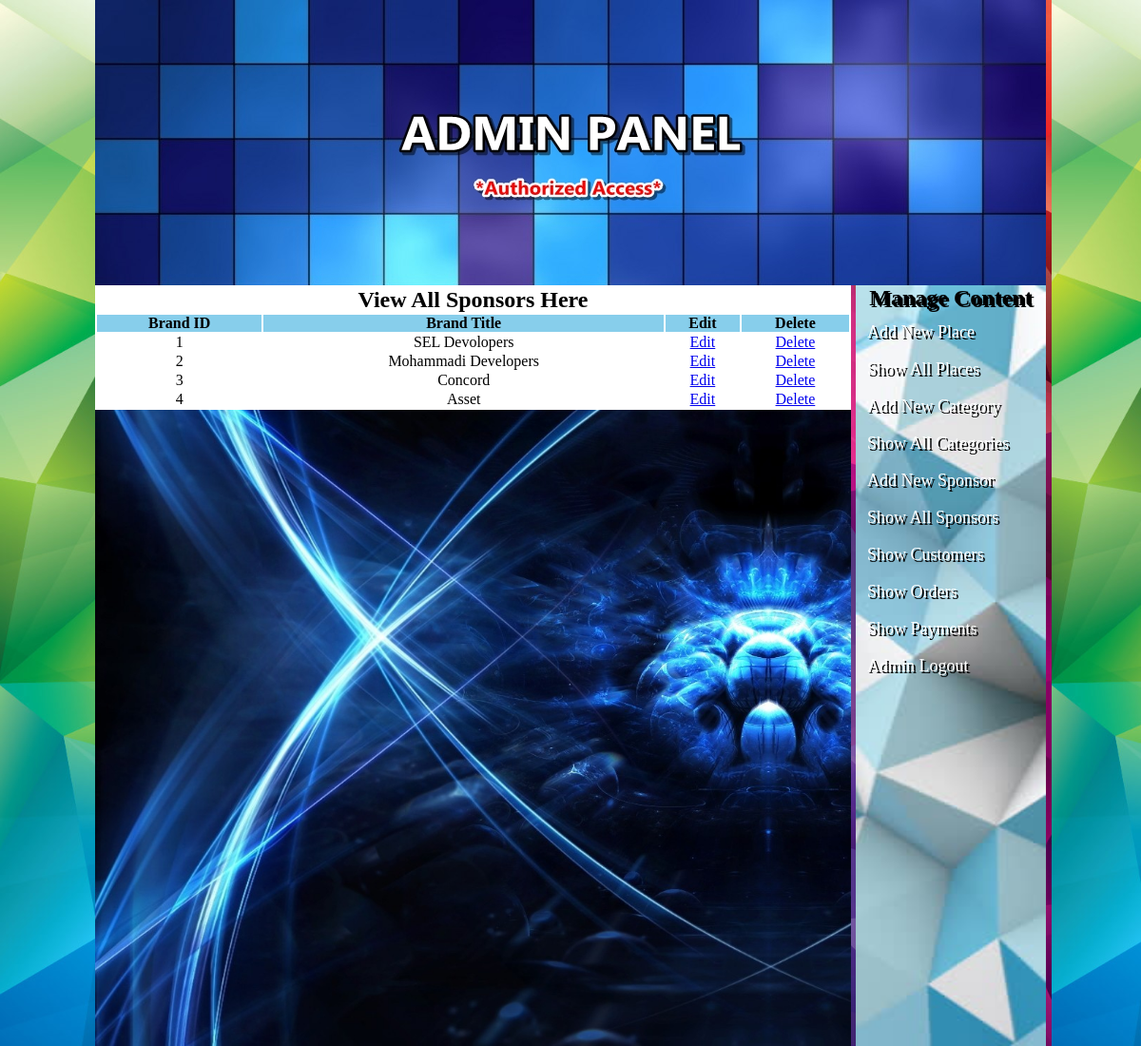
Page /admin_area/index.php?view_brands (signed in) on the committed database.
### tables this page shows
CREATE TABLE `brands` (
  `brand_id` int(100) NOT NULL,
  `brand_title` varchar(255) NOT NULL
);

### admin_area/view_brands.php (the view)
<table width="795" align="center" bgcolor="white">
	<tr align="center" bgcolor="white">
		<td colspan="6"><h2>View All Sponsors Here</h2></td>
	</tr>
	<tr align="center" bgcolor="skyblue">
		<th>Brand ID</th>
		<th>Brand Title</th>
		<th>Edit</th>
		<th>Delete</th>
	</tr>
	<?php
	include("includes/db.php");
	$get_brand = "SELECT * FROM `brands`";
	$run_brand = mysqli_query($con, $get_brand);
	$i = 0;
	while ($row_brand=mysqli_fetch_array($run_brand)){
		$brand_id = $row_brand['brand_id'];
		$brand_title = $row_brand['brand_title'];
		$i++;
	?>
	<tr align="center">
		<td><?php echo $i;?></td>
		<td><?php echo $brand_title;?></td>
		<td><a href="index.php?edit_brand=<?php echo $brand_id; ?>">Edit</a></td>
		<td><a href="delete_brand.php?delete_brand=<?php echo $brand_id;?>">Delete</a></td>
	</tr>
	<?php } ?>
</table>

### admin_area/styles/style.css (style rules this page uses)
urhtml, body, div, span, applet, object, iframe, h1, h2, h3, h4, h5, h6, p, blockquote, pre, a, abbr, acronym, address, big, cite, code, del, dfn, em, img, ins, kbd, q, s, samp, small, strike, strong, sub, sup, tt, var, b, u, i, center, dl, dt, dd, ol, ul, li, fieldset, form, label, legend, table, caption, tbody, tfoot, thead, tr, th, td, article, aside, canvas, details, embed, figure, figcaption, footer, header, hgroup, menu, nav, output, ruby, section, summary, time, mark, audio, video { margin: 0; padding: 0; border: 0; vertical-align: baseline; }
body { background: url(content3.jpg); background-size:contain; }

### rows in the picture
brands: brand_title "SEL Devolopers"
brands: brand_title "Mohammadi Developers"
brands: brand_title "Concord"
brands: brand_title "Asset"
